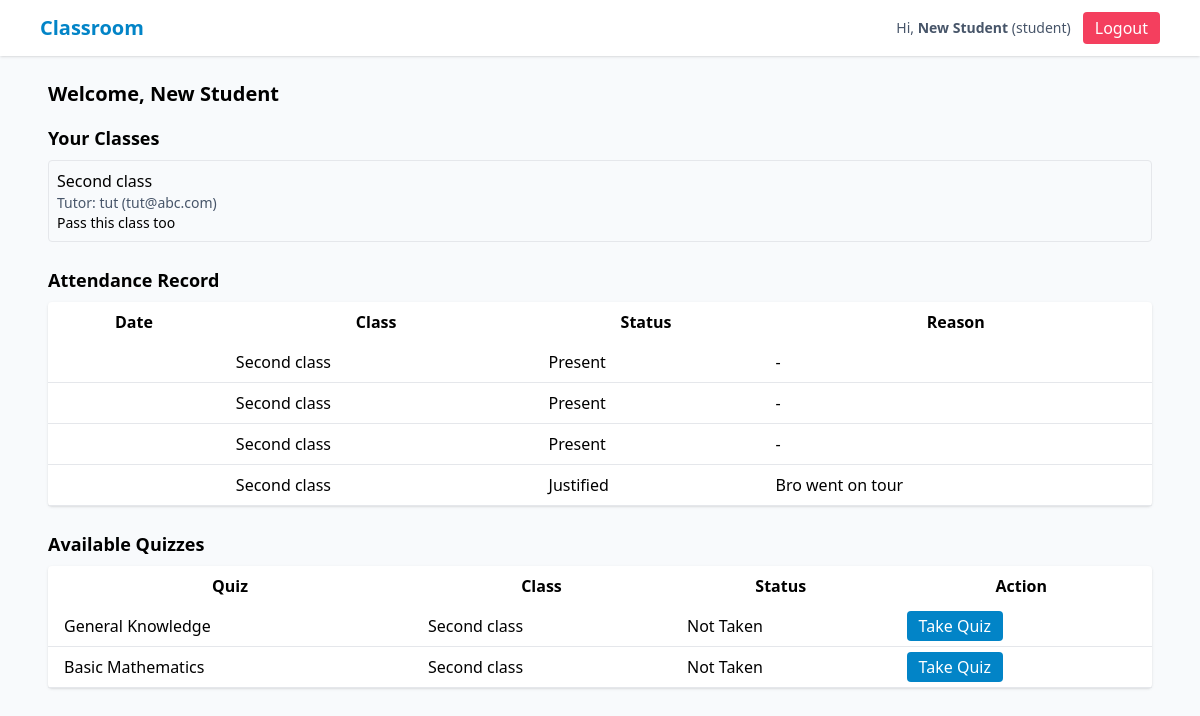
/student (signed in), run on the app's committed database.
### tables this page shows
CREATE TABLE users (
      id INTEGER PRIMARY KEY AUTOINCREMENT,
      name TEXT NOT NULL,
      email TEXT UNIQUE NOT NULL,
      password_hash TEXT NOT NULL,
      role TEXT NOT NULL CHECK(role IN ('admin','tutor','student')),
      created_at TEXT NOT NULL
    );

CREATE TABLE classes (
      id INTEGER PRIMARY KEY AUTOINCREMENT,
      title TEXT NOT NULL,
      description TEXT,
      tutor_id INTEGER NOT NULL,
      created_at TEXT NOT NULL,
      FOREIGN KEY(tutor_id) REFERENCES users(id) ON DELETE CASCADE
    );

CREATE TABLE attendance (
      id INTEGER PRIMARY KEY AUTOINCREMENT,
      class_id INTEGER NOT NULL,
      student_id INTEGER NOT NULL,
      status TEXT NOT NULL CHECK(status IN ('present','absent','justified')),
      reason TEXT,
      marked_by INTEGER NOT NULL, -- tutor id
      marked_at TEXT NOT NULL,
      FOREIGN KEY(class_id) REFERENCES classes(id) ON DELETE CASCADE,
      FOREIGN KEY(student_id) REFERENCES users(id) ON DELETE CASCADE,
      FOREIGN KEY(marked_by) REFERENCES users(id) ON DELETE CASCADE
    );

CREATE TABLE quizzes (
      id INTEGER PRIMARY KEY AUTOINCREMENT,
      class_id INTEGER NOT NULL,
      title TEXT NOT NULL,
      description TEXT,
      created_by INTEGER NOT NULL,
      created_at TEXT NOT NULL,
      FOREIGN KEY(class_id) REFERENCES classes(id) ON DELETE CASCADE,
      FOREIGN KEY(created_by) REFERENCES users(id) ON DELETE SET NULL
    );

### app.py (the view)
@app.route("/student")
@login_required
def student_dashboard():
    if current_user.role != "student":
        flash("Forbidden","danger")
        return redirect(url_for("index"))
    classes = DB.get_classes_for_student(current_user.id)
    attendance = DB.get_student_attendance(current_user.id)
    quizzes = DB.get_student_quizzes(current_user.id)
    return render_template(
        "student_dashboard.html",
        classes=classes,
        attendance=attendance,
        quizzes=quizzes
    )

### app.py (called while the page is built)
@login_manager.user_loader
def load_user(user_id):
    row = DB.get_user_by_id(int(user_id))
    if row:
        return User(row)
    return None

### db.py (called while the page is built)
def get_connection():
    conn = sqlite3.connect(DB_PATH, timeout=5, detect_types=sqlite3.PARSE_DECLTYPES, check_same_thread=False)
    conn.row_factory = sqlite3.Row
    conn.execute("PRAGMA foreign_keys = ON;")
    return conn

def get_user_by_id(uid: int) -> Optional[sqlite3.Row]:
    conn = get_connection()
    cur = conn.cursor()
    cur.execute("SELECT * FROM users WHERE id = ?", (uid,))
    r = cur.fetchone()
    conn.close()
    return r

def get_classes_for_student(student_id: int):
    conn = get_connection()
    cur = conn.cursor()
    cur.execute("""
      SELECT c.*, u.name AS tutor_name, u.email AS tutor_email
      FROM classes c
      JOIN enrollments e ON e.class_id = c.id
      JOIN users u ON u.id = c.tutor_id
      WHERE e.user_id = ?
    """, (student_id,))
    rows = cur.fetchall()
    conn.close()
    return rows

def get_student_attendance(student_id: int):
    conn = get_connection()
    cur = conn.cursor()
    cur.execute("""
        SELECT a.*, c.title AS class_title
        FROM attendance a
        JOIN classes c ON c.id = a.class_id
        WHERE a.student_id = ?
        ORDER BY a.marked_at DESC
    """, (student_id,))
    rows = cur.fetchall()
    conn.close()
    return rows

def get_student_quizzes(student_id: int):
    conn = get_connection()
    cur = conn.cursor()
    cur.execute("""
        SELECT q.*, c.title AS class_title, s.score AS score, s.submitted_at
        FROM quizzes q
        JOIN classes c ON c.id = q.class_id
        JOIN enrollments e ON e.class_id = c.id
        LEFT JOIN submissions s
          ON s.quiz_id = q.id AND s.student_id = ?
        WHERE e.user_id = ?
        ORDER BY q.created_at DESC
    """, (student_id, student_id))
    rows = cur.fetchall()
    conn.close()
    return rows

### templates/student_dashboard.html (shortened to what this page needs)
{% extends "base.html" %}
{% block content %}
<h2 class="text-xl font-bold mb-4">Welcome, {{ current_user.name }}</h2>
<h3 class="text-lg font-semibold mb-2">Your Classes</h3>
<ul class="mb-6">
  {% for c in classes %}
    <li class="mb-2 border p-2 rounded">
      <div class="font-medium">{{ c.title }}</div>
      <div class="text-sm text-slate-600">Tutor: {{ c.tutor_name }} ({{ c.tutor_email }})</div>
      <div class="text-sm">{{ c.description }}</div>
    </li>
  {% else %}
    <li class="text-slate-500">You are not enrolled in any classes.</li>
  {% endfor %}
</ul>
<h3 class="text-lg font-semibold mb-2">Attendance Record</h3>
<table class="min-w-full bg-white rounded shadow mb-6">
  <thead>
    <tr><th class="py-2 px-4">Date</th><th class="py-2 px-4">Class</th><th class="py-2 px-4">Status</th><th class="py-2 px-4">Reason</th></tr>
  </thead>
  <tbody>
    {% for a in attendance %}
    <tr class="border-b">
      <td class="py-2 px-4">{{ a.date }}</td>
      <td class="py-2 px-4">{{ a.class_title }}</td>
      <td class="py-2 px-4 capitalize">{{ a.status }}</td>
      <td class="py-2 px-4">{{ a.reason or '-' }}</td>
    </tr>
    {% else %}
    <tr><td colspan="4" class="py-2 px-4 text-slate-500">No attendance records yet.</td></tr>
    {% endfor %}
  </tbody>
</table>
<h3 class="text-lg font-semibold mb-2">Available Quizzes</h3>
<table class="min-w-full bg-white rounded shadow">
  <thead>
    <tr><th class="py-2 px-4">Quiz</th><th class="py-2 px-4">Class</th><th class="py-2 px-4">Status</th><th class="py-2 px-4">Action</th></tr>
  </thead>
  <tbody>
    {% for q in quizzes %}
    <tr class="border-b">
      <td class="py-2 px-4">{{ q.title }}</td>
      <td class="py-2 px-4">{{ q.class_title }}</td>
      <td class="py-2 px-4">
        {% if q.score is not none %}Completed ({{ q.score }}%){% else %}Not Taken{% endif %}
      </td>
      <td class="py-2 px-4">
        {% if q.score is none %}
        <a href="{{ url_for('take_quiz', quiz_id=q.id) }}" class="px-3 py-1 bg-sky-600 text-white rounded">Take Quiz</a>
        {% else %}
        <a href="{{ url_for('quiz_results', quiz_id=q.id) }}" class="px-3 py-1 bg-slate-100 rounded">View Results</a>
        {% endif %}
      </td>
    </tr>
    {% else %}
    <tr><td colspan="4" class="py-2 px-4 text-slate-500">No quizzes available.</td></tr>
    {% endfor %}
  </tbody>
</table>
{% endblock %}

### templates/base.html (shortened to what this page needs)
<!doctype html>
<html lang="en">
<head>
  <script src="https://cdn.tailwindcss.com"></script>
</head>
<body class="bg-slate-50 min-h-screen">
  <nav class="bg-white shadow">
    <div class="max-w-6xl mx-auto px-4 py-3 flex justify-between items-center">
      <a class="text-xl font-semibold text-sky-600" href="{{ url_for('index') }}">Classroom</a>
      <div class="flex items-center gap-3">
        {% if current_user.is_authenticated %}
          <span class="text-sm text-slate-600">Hi, <strong>{{ current_user.name }}</strong> ({{ current_user.role }})</span>
          <a class="px-3 py-1 bg-rose-500 text-white rounded" href="{{ url_for('logout') }}">Logout</a>
        {% else %}
          <a class="px-3 py-1 bg-sky-600 text-white rounded" href="{{ url_for('login') }}">Login</a>
        {% endif %}
      </div>
    </div>
  </nav>
  <main class="max-w-6xl mx-auto p-6">
    {% block content %}{% endblock %}
  </main>
</body>
</html>

### data on the page
users: name "New Student", role "student"
classes: title "Second class", tutor_name "tut", tutor_email "tut@abc.com", description "Pass this class too"
attendance: class_title "Second class", status "Present", reason "-"
attendance: class_title "Second class", status "Present", reason "-"
attendance: class_title "Second class", status "Present", reason "-"
attendance: class_title "Second class", status "Justified", reason "Bro went on tour"
quizzes: title "General Knowledge", class_title "Second class"
quizzes: title "Basic Mathematics", class_title "Second class"
